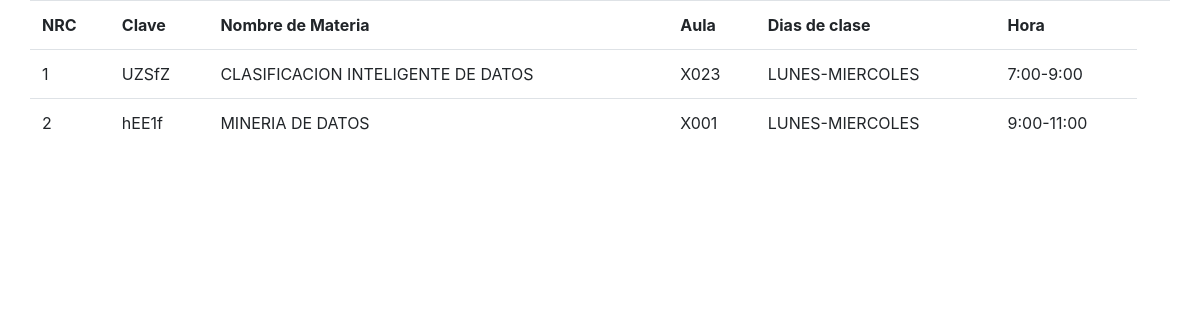
Page /horario.php (signed in) on the committed database.
### tables this page shows
CREATE TABLE `clases` (
  `clase_id` int(11) NOT NULL,
  `id_materia` int(11) NOT NULL,
  `id_usuario` int(11) NOT NULL,
  `id_horario` int(11) NOT NULL
);

CREATE TABLE `materias` (
  `NRC` int(11) NOT NULL,
  `nombremat` varchar(100) NOT NULL,
  `clave` varchar(10) NOT NULL,
  `creditos` int(11) NOT NULL,
  `cupos` int(11) NOT NULL,
  `aula` varchar(10) NOT NULL
);

CREATE TABLE `horario` (
  `horario_id` int(11) NOT NULL,
  `dias` varchar(50) NOT NULL,
  `hora` varchar(50) NOT NULL
);

### horario.php (the view, shortened to what this page needs)
<?php
	include "conexion.php";
	if(isset($_SESSION['alumno']))
	{
?>
	<!DOCTYPE html>
<html lang="en">
<head>
	<link rel="stylesheet" href="css/bootstrap.min.css">
	<link rel="stylesheet" href="css/estiloslistar.css">
</head>
<body>
	<div class="container">
		<div class="row">
			<table class='table'>
				<tr>
					<th>NRC</th>
					<th>Clave</th>
					<th>Nombre de Materia</th>
					<th>Aula</th>
					<th>Dias de clase</th>
					<th>Hora</th>
					<th><span class="glyphicon glyphicon-wrench"></span></th>
				</tr>
<?php
			$id_alumno= $_SESSION['alumno'];
			$mysqli = new mysqli("localhost", "root", "", "practica4");
			$consulta2 = "SELECT clase_id,clave,nombremat,aula,dias,hora FROM clases INNER JOIN materias ON id_materia = NRC  INNER JOIN horario ON id_horario = horario_id INNER JOIN usuarioclase on clase_ide = clase_id where usuario_ide = '$id_alumno'";
			if ($resultado = $mysqli->query($consulta2))
			{
				while ($fila = $resultado->fetch_row())
				{
					echo "<tr>";
					echo "<td>$fila[0]</td>
						<td>$fila[1]</td>
						<td>$fila[2]</td>
						<td>$fila[3]</td>
						<td>$fila[4]</td>
						<td>$fila[5]</td>";
					echo "</tr>";
				}
			}
?>
	        </table>
		</div>
	</div>
</body>
</html>
<?php
	}
	else {
		    echo "Error: " . $consulta . "<br>" . mysqli_error($conn);
		}
 ?>

### rows in the picture
clases: clase_id "1", id_materia.clave "UZSfZ", id_materia.nombremat "CLASIFICACION INTELIGENTE DE DATOS", id_materia.aula "X023", id_horario.dias "LUNES-MIERCOLES", id_horario.hora "7:00-9:00"
clases: clase_id "2", id_materia.clave "hEE1f", id_materia.nombremat "MINERIA DE DATOS", id_materia.aula "X001", id_horario.dias "LUNES-MIERCOLES", id_horario.hora "9:00-11:00"
